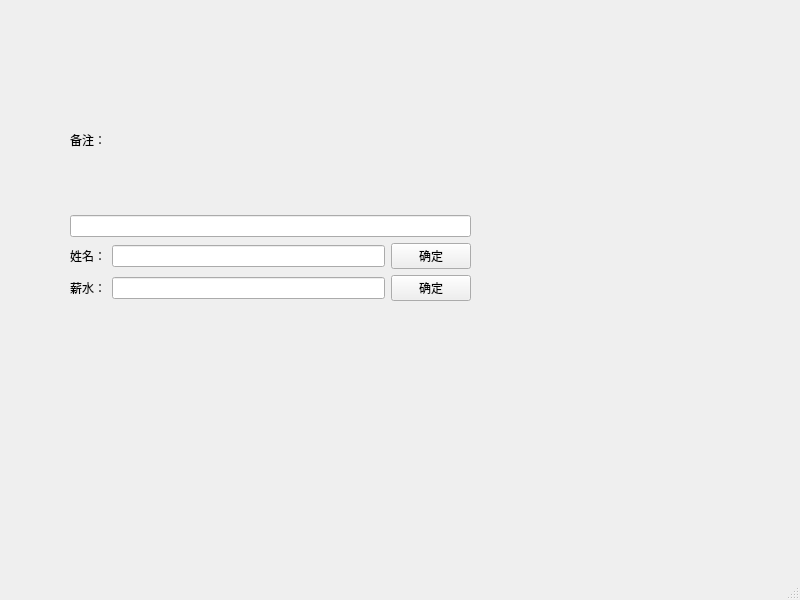
<?xml version="1.0" encoding="UTF-8"?>
<ui version="4.0">
 <class>MainWindow</class>
 <widget class="QMainWindow" name="MainWindow">
  <property name="geometry">
   <rect>
    <x>0</x>
    <y>0</y>
    <width>800</width>
    <height>600</height>
   </rect>
  </property>
  <property name="windowTitle">
   <string>MainWindow</string>
  </property>
  <widget class="QWidget" name="centralwidget">
   <widget class="QWidget" name="">
    <property name="geometry">
     <rect>
      <x>70</x>
      <y>70</y>
      <width>401</width>
      <height>231</height>
     </rect>
    </property>
    <layout class="QVBoxLayout" name="verticalLayout">
     <item>
      <widget class="QLabel" name="label">
       <property name="text">
        <string>备注：</string>
       </property>
      </widget>
     </item>
     <item>
      <widget class="QLineEdit" name="lineEdit"/>
     </item>
     <item>
      <layout class="QHBoxLayout" name="horizontalLayout">
       <item>
        <widget class="QLabel" name="label_2">
         <property name="text">
          <string>姓名：</string>
         </property>
        </widget>
       </item>
       <item>
        <widget class="QLineEdit" name="lineEdit_2"/>
       </item>
       <item>
        <widget class="QPushButton" name="pushButton">
         <property name="text">
          <string>确定</string>
         </property>
        </widget>
       </item>
      </layout>
     </item>
     <item>
      <layout class="QHBoxLayout" name="horizontalLayout_2">
       <item>
        <widget class="QLabel" name="label_3">
         <property name="text">
          <string>薪水：</string>
         </property>
        </widget>
       </item>
       <item>
        <widget class="QLineEdit" name="lineEdit_3">
         <property name="text">
          <string/>
         </property>
        </widget>
       </item>
       <item>
        <widget class="QPushButton" name="pushButton_2">
         <property name="text">
          <string>确定</string>
         </property>
        </widget>
       </item>
      </layout>
     </item>
    </layout>
   </widget>
  </widget>
  <widget class="QMenuBar" name="menubar">
   <property name="geometry">
    <rect>
     <x>0</x>
     <y>0</y>
     <width>800</width>
     <height>22</height>
    </rect>
   </property>
  </widget>
  <widget class="QStatusBar" name="statusbar"/>
 </widget>
 <resources/>
 <connections/>
</ui>
